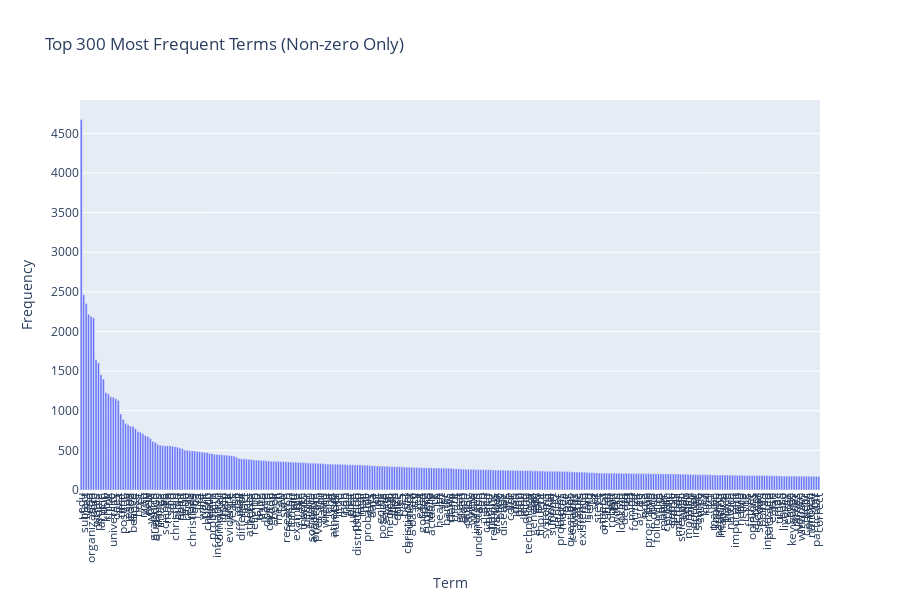

Here is the notebook cell this chart was saved with:
### Markdown cell above
### >>> **Exercise 12 (take home):**
If you want a nicer interactive visualization here, I would encourage you try to install and use plotly to achieve this.

### Code cell
# Answer here

# Import necessary libraries
import plotly.express as px       # For interactive plotting
import pandas as pd               # For data manipulation
import numpy as np                # For numerical operations
from sklearn.feature_extraction.text import CountVectorizer  # For text vectorization

# Assume X_counts has already been created using CountVectorizer
# Get the vocabulary (list of terms)
vocab = count_vect.get_feature_names_out()

# Compute the frequency of each term across all documents
term_frequencies = np.array(X_counts.sum(axis=0)).flatten()

# Filter out terms with zero frequency
nonzero_idx = np.where(term_frequencies > 0)[0]
vocab_nonzero = vocab[nonzero_idx]
freq_nonzero = term_frequencies[nonzero_idx]

# Select the top N most frequent terms
N = 300
top_idx = np.argsort(freq_nonzero)[-N:][::-1]  # Sort indices by frequency in descending order
df_plot = pd.DataFrame({
    "term": vocab_nonzero[top_idx],      # Terms
    "frequency": freq_nonzero[top_idx]   # Corresponding frequencies
})

# Create an interactive bar chart without displaying numbers on bars
fig = px.bar(
    df_plot, 
    x="term", 
    y="frequency",
    labels={"term": "Term", "frequency": "Frequency"},  # Axis labels
    title=f"Top {N} Most Frequent Terms (Non-zero Only)" # Chart title
)

# Adjust X-axis layout for readability
fig.update_layout(
    xaxis_tickangle=-90,       # Rotate X-axis labels 90 degrees
    xaxis_tickmode='linear',   
    xaxis_tickvals=list(range(N)),  # Specify tick positions
    xaxis_ticktext=df_plot['term'], # Specify tick labels
    height=600
)

# Display the interactive plot
fig.show()

### Figure 1 — Plotly figure (JSON) as saved in the notebook; plotly's stock layout.template omitted (floating-point values rounded to 4 significant figures; data arrays with more than 128 entries replaced by an {"elided": "..."} marker saying what was removed)
{"data": [{"hovertemplate": "Term=%{x}<br>Frequency=%{y}<extra></extra>", "legendgroup": "", "marker": {"color": "#636efa", "pattern": {"shape": ""}}, "name": "", "orientation": "v", "showlegend": false, "textposition": "auto", "type": "bar", "x": {"elided": "300 str values"}, "xaxis": "x", "y": {"elided": "300 int values"}, "yaxis": "y"}], "layout": {"barmode": "relative", "height": 600, "legend": {"tracegroupgap": 0}, "title": {"text": "Top 300 Most Frequent Terms (Non-zero Only)"}, "xaxis": {"anchor": "y", "domain": [0, 1], "tickangle": -90, "tickmode": "linear", "ticktext": {"elided": "300 str values"}, "tickvals": {"elided": "300 int values"}, "title": {"text": "Term"}}, "yaxis": {"anchor": "x", "domain": [0, 1], "title": {"text": "Frequency"}}}}
